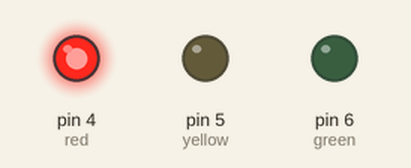
Recording of a sketch running on a simulated Arduino Uno, built with avr-gcc and run on an emulated ATmega328P. On the bench: output pins drawn as LEDs (lit = HIGH).

Above: at 1.0 s.
At 2.5 s:
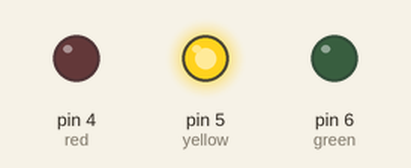
At 4.0 s:
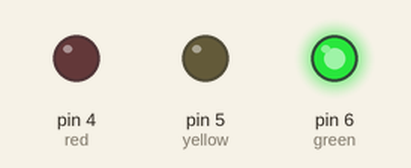
Timing chart, 0 to 7.8 s (numbered marks = the images above):
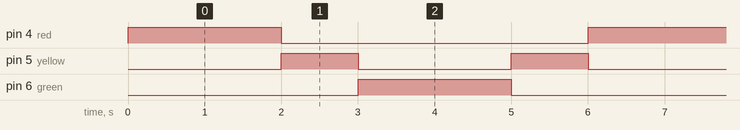

The sketch:

traffic_light.ino
```cpp
int red = 4;
int yellow = 5;
int green = 6;
void setup()
{
    pinMode(red, OUTPUT);
    pinMode(yellow, OUTPUT);
    pinMode(green, OUTPUT);
}

void loop()
{
    digitalWrite(red, HIGH);
    delay(2000);
    digitalWrite(red, LOW);
    digitalWrite(yellow, HIGH);
    delay(1000);
    digitalWrite(yellow, LOW);
    digitalWrite(green, HIGH);
    delay(2000);
    digitalWrite(green, LOW);
    digitalWrite(yellow, HIGH);
    delay(1000);
    digitalWrite(yellow, LOW);
}
```

Measured:
- by itself, pin 4 (red), pin 6 (green): alternates HIGH for 2.0 s and LOW for 4.0 s
- by itself, pin 5 (yellow): alternates HIGH for 1.0 s and LOW for 2.0 s
- by itself, everything shown: repeats every 6.0 s, in 5 steps
